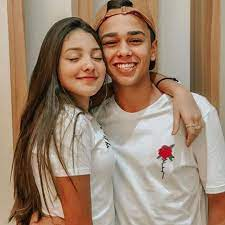
#> input picture projeto/imagem.jpg, 225 x 225 px, given in place of imagem.png, which was not available
$ python gradientesSobel.py   (older library calls are emulated)
#> lines starting #> are read from the running program, lines starting #| are printed output that depends on the picture; after the words box and inside, x2 and y2 are one past the last pixel; in counts of white or black regions, pixels touching at a corner belong together; pictures that were not available may be replaced by others from this repository, and a replacement may not be noted
import cv2
import numpy as np

# carregando a imagem em escala de cinza
img = cv2.imread('semana10/imagem.png', 0)
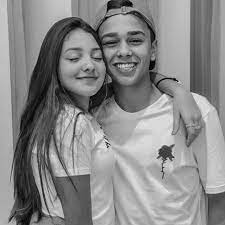
#> img: shape (225, 225); min 0, max 243, mean 136.4

# aplicando o operador de Sobel
sobelx = cv2.Sobel(img, cv2.CV_64F, 1, 0, ksize=3)
sobely = cv2.Sobel(img, cv2.CV_64F, 0, 1, ksize=3)
sobel_img = cv2.addWeighted(sobelx, 0.5, sobely, 0.5, 0)
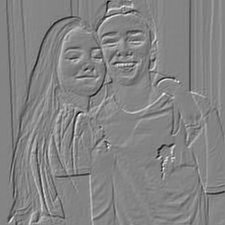
#> sobel_img: shape (225, 225) float64; min -481, max 447, mean -0.6; drawn with min black and max white

# exibindo a imagem original e a imagem resultante
cv2.imshow('Imagem original', img)
cv2.imshow('x', sobelx)
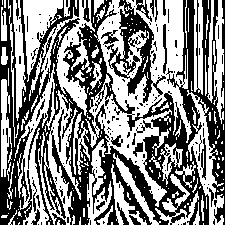
#> window 'x': shape (225, 225); 52.2% white; 179 black regions (152 under 20 px), largest, box (x1, y1, x2, y2) and area: (0, 0, 225, 225) 20054, (105, 0, 166, 103) 1896, (163, 24, 167, 74) 129
cv2.imshow('y', sobely)
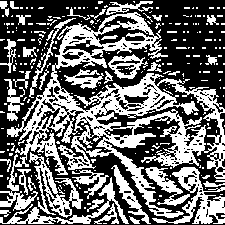
#> window 'y': shape (225, 225); 41.8% white; 272 white regions (232 under 20 px), largest, box (x1, y1, x2, y2) and area: (0, 12, 225, 218) 11911, (152, 167, 225, 224) 1330, (29, 152, 83, 218) 993
cv2.imshow('Operador de Sobel', sobel_img)
cv2.waitKey(0)
cv2.imwrite('semana10/imagem_resultante_sobel.png', sobel_img)
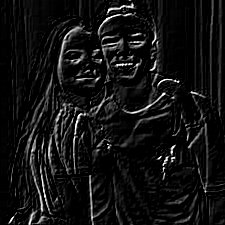
#> saved as imagem_resultante_sobel.png: shape (225, 225); min 0, max 255, mean 17.9
cv2.imwrite('semana10/imagem_resultante_sobelx.png', sobelx)
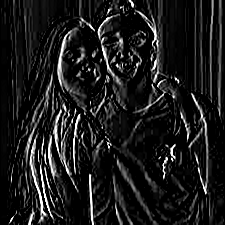
#> saved as imagem_resultante_sobelx.png: shape (225, 225); min 0, max 255, mean 27.6
cv2.imwrite('semana10/imagem_resultante_sobely.png', sobely)
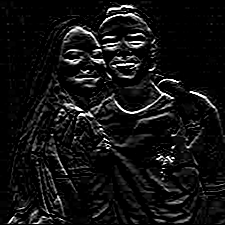
#> saved as imagem_resultante_sobely.png: shape (225, 225); min 0, max 255, mean 18.2
cv2.destroyAllWindows()
